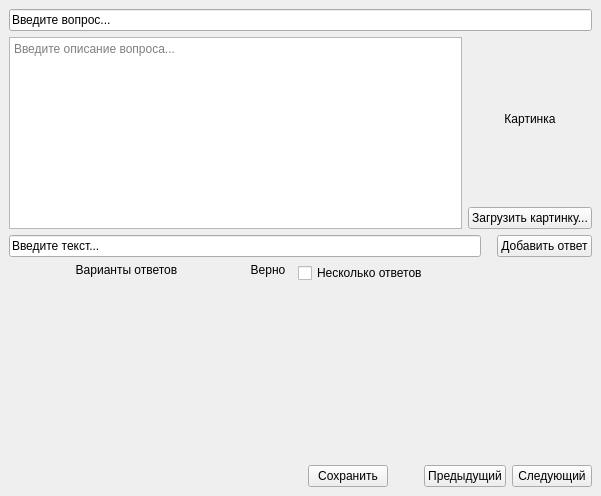
<?xml version="1.0" encoding="UTF-8"?>
<ui version="4.0">
 <class>MainWindow</class>
 <widget class="QMainWindow" name="MainWindow">
  <property name="geometry">
   <rect>
    <x>0</x>
    <y>0</y>
    <width>601</width>
    <height>496</height>
   </rect>
  </property>
  <property name="windowTitle">
   <string>MainWindow</string>
  </property>
  <widget class="QWidget" name="centralwidget">
   <layout class="QVBoxLayout" name="verticalLayout_4">
    <item>
     <widget class="QLineEdit" name="question">
      <property name="inputMask">
       <string>Введите вопрос...</string>
      </property>
      <property name="text">
       <string>Введите вопрос...</string>
      </property>
      <property name="maxLength">
       <number>17</number>
      </property>
      <property name="cursorPosition">
       <number>17</number>
      </property>
     </widget>
    </item>
    <item>
     <layout class="QHBoxLayout" name="horizontalLayout_6">
      <item>
       <widget class="QTextEdit" name="caption">
        <property name="sizePolicy">
         <sizepolicy hsizetype="Expanding" vsizetype="Fixed">
          <horstretch>0</horstretch>
          <verstretch>0</verstretch>
         </sizepolicy>
        </property>
        <property name="placeholderText">
         <string>Введите описание вопроса...</string>
        </property>
       </widget>
      </item>
      <item>
       <layout class="QVBoxLayout" name="verticalLayout_2">
        <item>
         <widget class="QLabel" name="picture">
          <property name="sizePolicy">
           <sizepolicy hsizetype="Minimum" vsizetype="Minimum">
            <horstretch>0</horstretch>
            <verstretch>0</verstretch>
           </sizepolicy>
          </property>
          <property name="text">
           <string>Картинка</string>
          </property>
          <property name="alignment">
           <set>Qt::AlignCenter</set>
          </property>
         </widget>
        </item>
        <item>
         <widget class="QPushButton" name="pushButton">
          <property name="text">
           <string>Загрузить картинку...</string>
          </property>
         </widget>
        </item>
       </layout>
      </item>
     </layout>
    </item>
    <item>
     <layout class="QHBoxLayout" name="horizontalLayout">
      <item>
       <widget class="QLineEdit" name="lineEdit">
        <property name="inputMask">
         <string>Введите текст...</string>
        </property>
       </widget>
      </item>
      <item>
       <spacer name="horizontalSpacer">
        <property name="orientation">
         <enum>Qt::Horizontal</enum>
        </property>
        <property name="sizeType">
         <enum>QSizePolicy::Fixed</enum>
        </property>
        <property name="sizeHint" stdset="0">
         <size>
          <width>10</width>
          <height>20</height>
         </size>
        </property>
       </spacer>
      </item>
      <item>
       <widget class="QPushButton" name="b_add">
        <property name="text">
         <string>Добавить ответ</string>
        </property>
       </widget>
      </item>
     </layout>
    </item>
    <item>
     <layout class="QHBoxLayout" name="horizontalLayout_3">
      <item>
       <layout class="QVBoxLayout" name="answer_layout">
        <item>
         <layout class="QHBoxLayout" name="horizontalLayout_4">
          <item>
           <widget class="QLabel" name="label">
            <property name="sizePolicy">
             <sizepolicy hsizetype="Preferred" vsizetype="Preferred">
              <horstretch>0</horstretch>
              <verstretch>0</verstretch>
             </sizepolicy>
            </property>
            <property name="text">
             <string>Варианты ответов</string>
            </property>
            <property name="alignment">
             <set>Qt::AlignHCenter|Qt::AlignTop</set>
            </property>
           </widget>
          </item>
          <item>
           <widget class="QLabel" name="label_2">
            <property name="sizePolicy">
             <sizepolicy hsizetype="Maximum" vsizetype="Preferred">
              <horstretch>0</horstretch>
              <verstretch>0</verstretch>
             </sizepolicy>
            </property>
            <property name="text">
             <string>Верно  </string>
            </property>
            <property name="alignment">
             <set>Qt::AlignRight|Qt::AlignTop|Qt::AlignTrailing</set>
            </property>
           </widget>
          </item>
         </layout>
        </item>
       </layout>
      </item>
      <item>
       <layout class="QVBoxLayout" name="verticalLayout_3">
        <item>
         <layout class="QHBoxLayout" name="horizontalLayout_5">
          <item>
           <widget class="QCheckBox" name="cb_manyanswers">
            <property name="layoutDirection">
             <enum>Qt::LeftToRight</enum>
            </property>
            <property name="text">
             <string>Несколько ответов</string>
            </property>
           </widget>
          </item>
         </layout>
        </item>
        <item>
         <spacer name="verticalSpacer_2">
          <property name="orientation">
           <enum>Qt::Vertical</enum>
          </property>
          <property name="sizeType">
           <enum>QSizePolicy::Expanding</enum>
          </property>
          <property name="sizeHint" stdset="0">
           <size>
            <width>20</width>
            <height>40</height>
           </size>
          </property>
         </spacer>
        </item>
        <item>
         <layout class="QHBoxLayout" name="horizontalLayout_2">
          <item>
           <spacer name="horizontalSpacer_6">
            <property name="orientation">
             <enum>Qt::Horizontal</enum>
            </property>
            <property name="sizeType">
             <enum>QSizePolicy::Fixed</enum>
            </property>
            <property name="sizeHint" stdset="0">
             <size>
              <width>10</width>
              <height>20</height>
             </size>
            </property>
           </spacer>
          </item>
          <item>
           <widget class="QPushButton" name="b_exit">
            <property name="text">
             <string>Сохранить</string>
            </property>
           </widget>
          </item>
          <item>
           <spacer name="horizontalSpacer_4">
            <property name="orientation">
             <enum>Qt::Horizontal</enum>
            </property>
            <property name="sizeType">
             <enum>QSizePolicy::Fixed</enum>
            </property>
            <property name="sizeHint" stdset="0">
             <size>
              <width>30</width>
              <height>20</height>
             </size>
            </property>
           </spacer>
          </item>
          <item>
           <widget class="QPushButton" name="b_prev">
            <property name="text">
             <string>Предыдущий</string>
            </property>
           </widget>
          </item>
          <item>
           <widget class="QPushButton" name="b_next">
            <property name="text">
             <string>Следующий</string>
            </property>
           </widget>
          </item>
         </layout>
        </item>
       </layout>
      </item>
     </layout>
    </item>
   </layout>
  </widget>
 </widget>
 <resources/>
 <connections/>
</ui>
